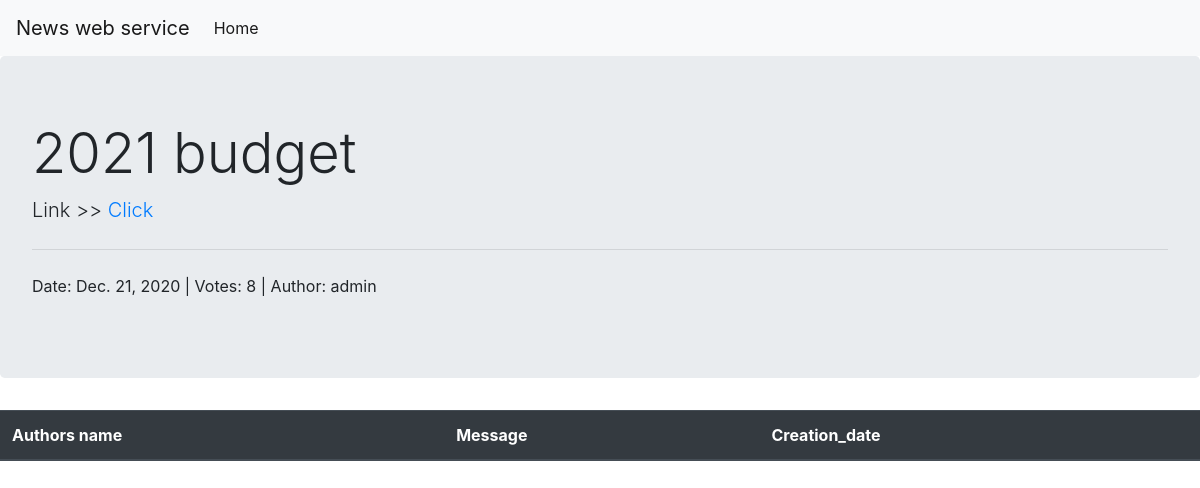
Screenshot of /post/3 with the database file from the repository.
### newsapp/models.py (models this page shows, shortened)
class Post(models.Model):
    title = models.CharField(max_length=30)
    link = models.URLField()
    creation_date = models.DateField()
    amount_of_upvotes = models.IntegerField()
    author_name = models.CharField(max_length=40)

### newsapp/views.py (the view)
# urls.py: path("post/<int:id>", CommentView.as_view(), name="comment"),
class CommentView(View):
    def get(self, request, id):
        post = Post.objects.get(pk=id)
        comments = Comment.objects.filter(post=post)
        return render(
            request,
            "newsapp/comment.html",
            context={"post": post, "com_list": comments},
        )

### templates/newsapp/comment.html (shortened to what this page needs)
{% extends 'index.html' %}
{% load static %}
{% block links %}
<link href="{% static 'css/comment.css' %}" rel="stylesheet">
{% endblock links %}
{% block content %}
    <div class="jumbotron">
        <h1 class="display-4">{{ post.title }}</h1>
        <p class="lead">Link >> <a href="{{ post.link }}">Click</a></p>
        <hr class="my-4">
        <p>Date: {{ post.creation_date|date }} | Votes: {{ post.amount_of_upvotes }} | Author: {{ post.author_name }}</p>
    </div>
    <table class="table table-hover">
        <thead class="thead-dark">
            <tr>
                <th scope="col">Authors name</th>
                <th scope="col">Message</th>
                <th scope="col">Creation_date</th>
            </tr>
        </thead>
    </table>
{% endblock content %}

### rows the page displays
Post: title "2021 budget", creation_date "Dec. 21, 2020", amount_of_upvotes "8", author_name "admin"
